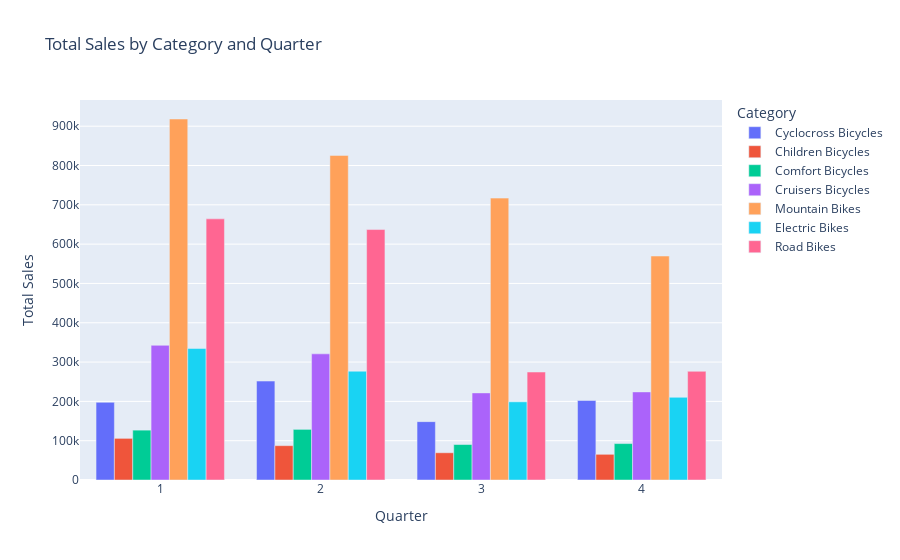

The notebook cell saved with this chart:
### Markdown cell above
# View 1

### Code cell
df = execute_query(views_queries[0])
# Convert 'total_sales' to numeric if needed
df['total_sales'] = pd.to_numeric(df['total_sales'], errors='coerce')

# Create a side-by-side bar chart with Plotly
fig = px.bar(
    df, 
    x='quarter', 
    y='total_sales', 
    color='category_name', 
    barmode='group',
    labels={'total_sales': 'Total Sales'},
    title='Total Sales by Category and Quarter'
)

# Customizing layout
fig.update_layout(
    xaxis_title='Quarter',
    yaxis_title='Total Sales',
    legend_title='Category',
    barmode='group',
    showlegend=True
)

# Show the interactive plot
fig.show()

### Figure 1 — Plotly figure (JSON) as saved in the notebook; plotly's stock layout.template omitted (floating-point values rounded to 4 significant figures)
{"data": [{"alignmentgroup": "True", "hovertemplate": "category_name=Cyclocross Bicycles<br>quarter=%{x}<br>Total Sales=%{y}<extra></extra>", "legendgroup": "Cyclocross Bicycles", "marker": {"color": "#636efa", "pattern": {"shape": ""}}, "name": "Cyclocross Bicycles", "offsetgroup": "Cyclocross Bicycles", "orientation": "v", "showlegend": true, "textposition": "auto", "type": "bar", "x": [1, 2, 3, 4], "xaxis": "x", "y": [197500.0, 251700.0, 148500.0, 202200.0], "yaxis": "y"}, {"alignmentgroup": "True", "hovertemplate": "category_name=Children Bicycles<br>quarter=%{x}<br>Total Sales=%{y}<extra></extra>", "legendgroup": "Children Bicycles", "marker": {"color": "#EF553B", "pattern": {"shape": ""}}, "name": "Children Bicycles", "offsetgroup": "Children Bicycles", "orientation": "v", "showlegend": true, "textposition": "auto", "type": "bar", "x": [1, 2, 3, 4], "xaxis": "x", "y": [105900.0, 87340.0, 69300.0, 65340.0], "yaxis": "y"}, {"alignmentgroup": "True", "hovertemplate": "category_name=Comfort Bicycles<br>quarter=%{x}<br>Total Sales=%{y}<extra></extra>", "legendgroup": "Comfort Bicycles", "marker": {"color": "#00cc96", "pattern": {"shape": ""}}, "name": "Comfort Bicycles", "offsetgroup": "Comfort Bicycles", "orientation": "v", "showlegend": true, "textposition": "auto", "type": "bar", "x": [1, 2, 3, 4], "xaxis": "x", "y": [126800.0, 128800.0, 90240.0, 92650.0], "yaxis": "y"}, {"alignmentgroup": "True", "hovertemplate": "category_name=Cruisers Bicycles<br>quarter=%{x}<br>Total Sales=%{y}<extra></extra>", "legendgroup": "Cruisers Bicycles", "marker": {"color": "#ab63fa", "pattern": {"shape": ""}}, "name": "Cruisers Bicycles", "offsetgroup": "Cruisers Bicycles", "orientation": "v", "showlegend": true, "textposition": "auto", "type": "bar", "x": [1, 2, 3, 4], "xaxis": "x", "y": [342629, 320900.0, 221600.0, 224100.0], "yaxis": "y"}, {"alignmentgroup": "True", "hovertemplate": "category_name=Mountain Bikes<br>quarter=%{x}<br>Total Sales=%{y}<extra></extra>", "legendgroup": "Mountain Bikes", "marker": {"color": "#FFA15A", "pattern": {"shape": ""}}, "name": "Mountain Bikes", "offsetgroup": "Mountain Bikes", "orientation": "v", "showlegend": true, "textposition": "auto", "type": "bar", "x": [1, 2, 3, 4], "xaxis": "x", "y": [918300.0, 825700.0, 717100.0, 569700.0], "yaxis": "y"}, {"alignmentgroup": "True", "hovertemplate": "category_name=Electric Bikes<br>quarter=%{x}<br>Total Sales=%{y}<extra></extra>", "legendgroup": "Electric Bikes", "marker": {"color": "#19d3f3", "pattern": {"shape": ""}}, "name": "Electric Bikes", "offsetgroup": "Electric Bikes", "orientation": "v", "showlegend": true, "textposition": "auto", "type": "bar", "x": [1, 2, 3, 4], "xaxis": "x", "y": [334400.0, 276700.0, 198800.0, 210300.0], "yaxis": "y"}, {"alignmentgroup": "True", "hovertemplate": "category_name=Road Bikes<br>quarter=%{x}<br>Total Sales=%{y}<extra></extra>", "legendgroup": "Road Bikes", "marker": {"color": "#FF6692", "pattern": {"shape": ""}}, "name": "Road Bikes", "offsetgroup": "Road Bikes", "orientation": "v", "showlegend": true, "textposition": "auto", "type": "bar", "x": [1, 2, 3, 4], "xaxis": "x", "y": [664300.0, 637100.0, 274700.0, 276500.0], "yaxis": "y"}], "layout": {"barmode": "group", "legend": {"title": {"text": "Category"}, "tracegroupgap": 0}, "showlegend": true, "title": {"text": "Total Sales by Category and Quarter"}, "xaxis": {"anchor": "y", "domain": [0, 1], "title": {"text": "Quarter"}}, "yaxis": {"anchor": "x", "domain": [0, 1], "title": {"text": "Total Sales"}}}}
